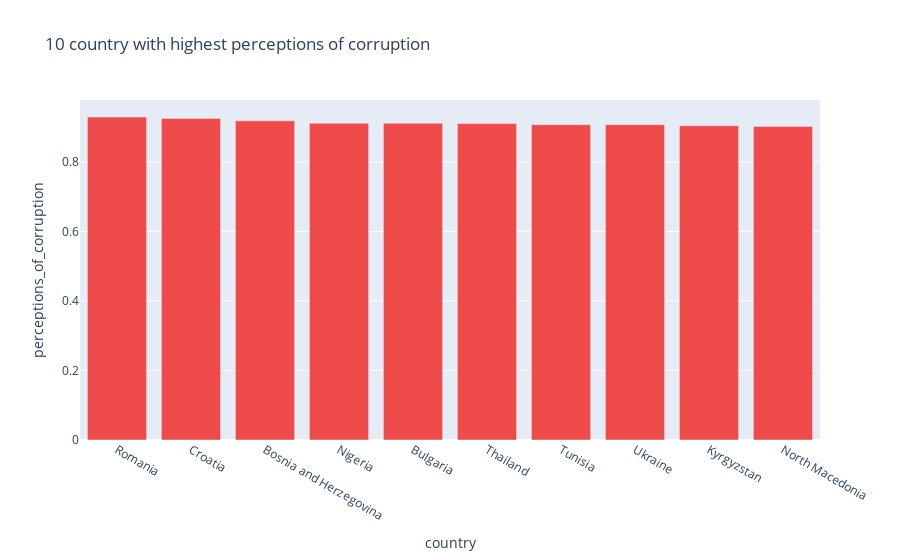

Source (notebook cell):
### Code cell
df_happiness = px.data.gapminder()
fig6 = px.bar(df6_top10, x='country', y='perceptions_of_corruption', labels={'y':'perceptions_of_corruption'},
             hover_data=['country'],
             title='10 country with highest perceptions of corruption', color_discrete_sequence=['#EF4B4B'])
fig6

### Figure 1 — Plotly figure (JSON) as saved in the notebook; plotly's stock layout.template omitted (floating-point values rounded to 4 significant figures)
{"data": [{"alignmentgroup": "True", "hovertemplate": "country=%{x}<br>perceptions_of_corruption=%{y}<extra></extra>", "legendgroup": "", "marker": {"color": "#EF4B4B", "pattern": {"shape": ""}}, "name": "", "offsetgroup": "", "orientation": "v", "showlegend": false, "textposition": "auto", "type": "bar", "x": ["Romania", "Croatia", "Bosnia and Herzegovina", "Nigeria", "Bulgaria", "Thailand", "Tunisia", "Ukraine", "Kyrgyzstan", "North Macedonia"], "xaxis": "x", "y": [0.929, 0.925, 0.918, 0.911, 0.911, 0.91, 0.907, 0.907, 0.904, 0.902], "yaxis": "y"}], "layout": {"barmode": "relative", "legend": {"tracegroupgap": 0}, "title": {"text": "10 country with highest perceptions of corruption"}, "xaxis": {"anchor": "y", "domain": [0, 1], "title": {"text": "country"}}, "yaxis": {"anchor": "x", "domain": [0, 1], "title": {"text": "perceptions_of_corruption"}}}}
